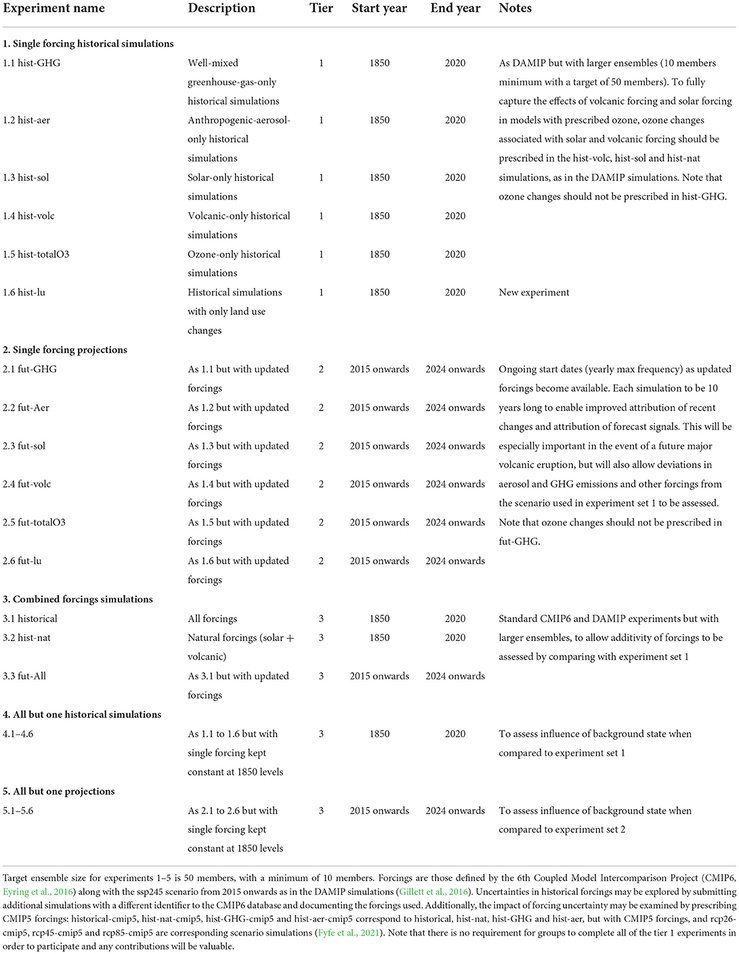
#> input picture mip_specific/lesf/paper_ocr/lesfmip_papertable.jpeg, 739 x 954 px, shrunk from 1091 x 1408 before the run
$ jupyter execute lesfmip2.ipynb
#> lines starting #> are read from the running program, lines starting #| are printed output that depends on the picture
[cell 1]
import cv2 as cv
import numpy as np
src = './lesfmip_papertable.jpeg'
img = cv.imread(cv.samples.findFile(src))
#> img is the input picture: shape (954, 739, 3); mean B, G, R 244.5, 244.6, 244.5
cImage = np.copy(img) #image to draw lines
cv.imshow("image", img) #name the window as "image"
cv.waitKey(0)
cv.destroyWindow("image") #close the window

[cell 2]
# cell detection
gray = cv.cvtColor(img, cv.COLOR_BGR2GRAY)
cv.imshow("gray", gray)
cv.waitKey(0)
cv.destroyWindow("gray")
canny = cv.Canny(gray, 50, 150)
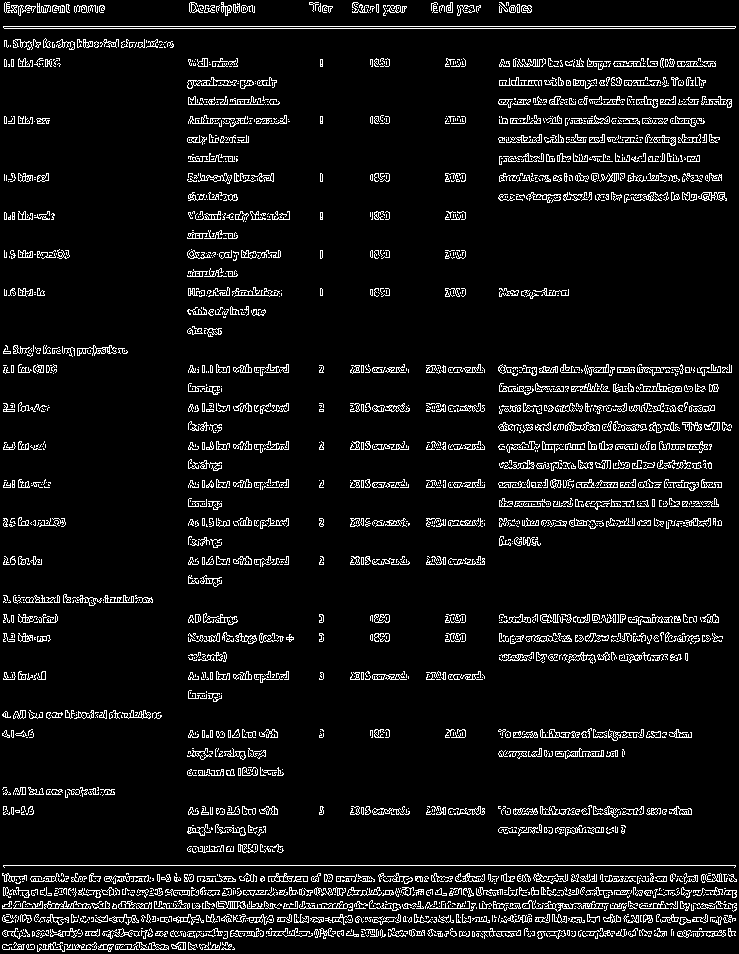
#> canny: shape (954, 739); 7.2% white in thin lines or dots
cv.imshow("canny", canny)
cv.waitKey(0)
cv.destroyWindow("canny")
